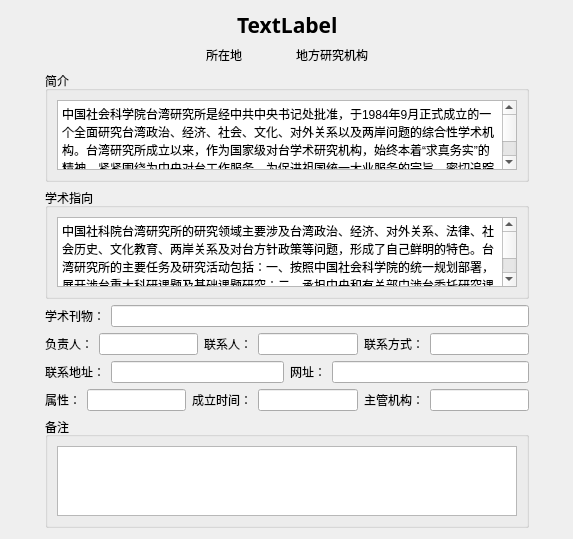
<?xml version="1.0" encoding="UTF-8"?>
<ui version="4.0">
 <class>InstitutionInfoWidget</class>
 <widget class="QWidget" name="InstitutionInfoWidget">
  <property name="geometry">
   <rect>
    <x>0</x>
    <y>0</y>
    <width>573</width>
    <height>491</height>
   </rect>
  </property>
  <property name="windowTitle">
   <string>Form</string>
  </property>
  <layout class="QHBoxLayout" name="horizontalLayout_19">
   <item>
    <spacer name="horizontalSpacer_6">
     <property name="orientation">
      <enum>Qt::Horizontal</enum>
     </property>
     <property name="sizeHint" stdset="0">
      <size>
       <width>61</width>
       <height>20</height>
      </size>
     </property>
    </spacer>
   </item>
   <item>
    <layout class="QVBoxLayout" name="verticalLayout_4" stretch="0,2,8,4">
     <item>
      <spacer name="verticalSpacer">
       <property name="orientation">
        <enum>Qt::Vertical</enum>
       </property>
       <property name="sizeHint" stdset="0">
        <size>
         <width>20</width>
         <height>40</height>
        </size>
       </property>
      </spacer>
     </item>
     <item>
      <layout class="QVBoxLayout" name="verticalLayout" stretch="8,4">
       <item>
        <layout class="QHBoxLayout" name="horizontalLayout_10">
         <item>
          <spacer name="horizontalSpacer_4">
           <property name="orientation">
            <enum>Qt::Horizontal</enum>
           </property>
           <property name="sizeHint" stdset="0">
            <size>
             <width>40</width>
             <height>20</height>
            </size>
           </property>
          </spacer>
         </item>
         <item>
          <widget class="QLabel" name="NameLabel">
           <property name="sizePolicy">
            <sizepolicy hsizetype="Preferred" vsizetype="Preferred">
             <horstretch>0</horstretch>
             <verstretch>0</verstretch>
            </sizepolicy>
           </property>
           <property name="minimumSize">
            <size>
             <width>0</width>
             <height>28</height>
            </size>
           </property>
           <property name="font">
            <font>
             <family>ADMUI3Lg</family>
             <pointsize>16</pointsize>
             <weight>75</weight>
             <italic>false</italic>
             <bold>true</bold>
            </font>
           </property>
           <property name="styleSheet">
            <string notr="true"/>
           </property>
           <property name="text">
            <string>TextLabel</string>
           </property>
          </widget>
         </item>
         <item>
          <spacer name="horizontalSpacer_5">
           <property name="orientation">
            <enum>Qt::Horizontal</enum>
           </property>
           <property name="sizeHint" stdset="0">
            <size>
             <width>40</width>
             <height>20</height>
            </size>
           </property>
          </spacer>
         </item>
        </layout>
       </item>
       <item>
        <layout class="QHBoxLayout" name="horizontalLayout_9">
         <item>
          <spacer name="horizontalSpacer_2">
           <property name="orientation">
            <enum>Qt::Horizontal</enum>
           </property>
           <property name="sizeHint" stdset="0">
            <size>
             <width>40</width>
             <height>20</height>
            </size>
           </property>
          </spacer>
         </item>
         <item>
          <layout class="QHBoxLayout" name="horizontalLayout_8">
           <item>
            <widget class="QLabel" name="LocationLabel">
             <property name="text">
              <string>所在地</string>
             </property>
            </widget>
           </item>
           <item>
            <spacer name="horizontalSpacer">
             <property name="orientation">
              <enum>Qt::Horizontal</enum>
             </property>
             <property name="sizeHint" stdset="0">
              <size>
               <width>40</width>
               <height>20</height>
              </size>
             </property>
            </spacer>
           </item>
           <item>
            <widget class="QLabel" name="TypeLabel">
             <property name="text">
              <string>地方研究机构</string>
             </property>
            </widget>
           </item>
          </layout>
         </item>
         <item>
          <spacer name="horizontalSpacer_3">
           <property name="orientation">
            <enum>Qt::Horizontal</enum>
           </property>
           <property name="sizeHint" stdset="0">
            <size>
             <width>40</width>
             <height>20</height>
            </size>
           </property>
          </spacer>
         </item>
        </layout>
       </item>
      </layout>
     </item>
     <item>
      <layout class="QVBoxLayout" name="verticalLayout_2" stretch="8,5">
       <item>
        <widget class="QGroupBox" name="groupBox">
         <property name="font">
          <font>
           <pointsize>9</pointsize>
           <weight>50</weight>
           <bold>false</bold>
          </font>
         </property>
         <property name="title">
          <string>简介</string>
         </property>
         <layout class="QHBoxLayout" name="horizontalLayout">
          <item>
           <widget class="QTextEdit" name="SummarytextEdit">
            <property name="font">
             <font>
              <pointsize>9</pointsize>
              <weight>50</weight>
              <bold>false</bold>
             </font>
            </property>
            <property name="html">
             <string>&lt;!DOCTYPE HTML PUBLIC &quot;-//W3C//DTD HTML 4.0//EN&quot; &quot;http://www.w3.org/TR/REC-html40/strict.dtd&quot;&gt;
&lt;html&gt;&lt;head&gt;&lt;meta name=&quot;qrichtext&quot; content=&quot;1&quot; /&gt;&lt;style type=&quot;text/css&quot;&gt;
p, li { white-space: pre-wrap; }
&lt;/style&gt;&lt;/head&gt;&lt;body style=&quot; font-family:'SimSun'; font-size:9pt; font-weight:400; font-style:normal;&quot;&gt;
&lt;p style=&quot; margin-top:0px; margin-bottom:0px; margin-left:0px; margin-right:0px; -qt-block-indent:0; text-indent:0px;&quot;&gt;中国社会科学院台湾研究所是经中共中央书记处批准，于1984年9月正式成立的一个全面研究台湾政治、经济、社会、文化、对外关系以及两岸问题的综合性学术机构。台湾研究所成立以来，作为国家级对台学术研究机构，始终本着“求真务实”的精神，紧紧围绕为中央对台工作服务、为促进祖国统一大业服务的宗旨，密切追踪和分析台湾局势及两岸关系出现的新问题、新情况，深入研究和掌握岛内的社情民意，加强对涉台重大现实问题进行“理论性、综合性、基础性、战略性”研究，取得了丰硕成果，成为享誉海内外的对台研究重镇。&lt;/p&gt;&lt;/body&gt;&lt;/html&gt;</string>
            </property>
           </widget>
          </item>
         </layout>
        </widget>
       </item>
       <item>
        <widget class="QGroupBox" name="groupBox_2">
         <property name="font">
          <font>
           <weight>50</weight>
           <bold>false</bold>
          </font>
         </property>
         <property name="title">
          <string>学术指向</string>
         </property>
         <layout class="QHBoxLayout" name="horizontalLayout_2">
          <item>
           <widget class="QTextEdit" name="AcademicPointtextEdit">
            <property name="html">
             <string>&lt;!DOCTYPE HTML PUBLIC &quot;-//W3C//DTD HTML 4.0//EN&quot; &quot;http://www.w3.org/TR/REC-html40/strict.dtd&quot;&gt;
&lt;html&gt;&lt;head&gt;&lt;meta name=&quot;qrichtext&quot; content=&quot;1&quot; /&gt;&lt;style type=&quot;text/css&quot;&gt;
p, li { white-space: pre-wrap; }
&lt;/style&gt;&lt;/head&gt;&lt;body style=&quot; font-family:'SimSun'; font-size:9pt; font-weight:400; font-style:normal;&quot;&gt;
&lt;p style=&quot; margin-top:0px; margin-bottom:0px; margin-left:0px; margin-right:0px; -qt-block-indent:0; text-indent:0px;&quot;&gt;中国社科院台湾研究所的研究领域主要涉及台湾政治、经济、对外关系、法律、社会历史、文化教育、两岸关系及对台方针政策等问题，形成了自己鲜明的特色。台湾研究所的主要任务及研究活动包括：一、按照中国社会科学院的统一规划部署，展开涉台重大科研课题及基础课题研究；二、承担中央和有关部门涉台委托研究课题，提供研究报告和政策咨询服务；三、开展两岸学术交流，举办各类学术研讨会，邀请并接受海内外学者专家来访，派遣研究人员赴台或其他国家、地区从事研究、考察、访问等学术活动；四、建立涉台图书资料和信息网络及对台学术研究资源库；五、参与祖国大陆涉台学术研究专门人才的培养与教育，等等。&lt;/p&gt;&lt;/body&gt;&lt;/html&gt;</string>
            </property>
           </widget>
          </item>
         </layout>
        </widget>
       </item>
      </layout>
     </item>
     <item>
      <layout class="QVBoxLayout" name="verticalLayout_3" stretch="1,1,1,1,2">
       <item>
        <layout class="QHBoxLayout" name="horizontalLayout_3">
         <item>
          <widget class="QLabel" name="label_2">
           <property name="text">
            <string>学术刊物：</string>
           </property>
          </widget>
         </item>
         <item>
          <widget class="QLineEdit" name="AcademicJournalslineEdit"/>
         </item>
        </layout>
       </item>
       <item>
        <layout class="QHBoxLayout" name="horizontalLayout_11">
         <item>
          <layout class="QHBoxLayout" name="horizontalLayout_4">
           <item>
            <widget class="QLabel" name="label_3">
             <property name="text">
              <string>负责人：</string>
             </property>
            </widget>
           </item>
           <item>
            <widget class="QLineEdit" name="LeadingOfficiallineEdit"/>
           </item>
          </layout>
         </item>
         <item>
          <layout class="QHBoxLayout" name="horizontalLayout_6">
           <item>
            <widget class="QLabel" name="label_5">
             <property name="text">
              <string>联系人：</string>
             </property>
            </widget>
           </item>
           <item>
            <widget class="QLineEdit" name="LinkManlineEdit"/>
           </item>
          </layout>
         </item>
         <item>
          <layout class="QHBoxLayout" name="horizontalLayout_7">
           <item>
            <widget class="QLabel" name="label_6">
             <property name="text">
              <string>联系方式：</string>
             </property>
            </widget>
           </item>
           <item>
            <widget class="QLineEdit" name="ContactlineEdit"/>
           </item>
          </layout>
         </item>
        </layout>
       </item>
       <item>
        <layout class="QHBoxLayout" name="horizontalLayout_18">
         <item>
          <layout class="QHBoxLayout" name="horizontalLayout_12">
           <item>
            <widget class="QLabel" name="label">
             <property name="text">
              <string>联系地址：</string>
             </property>
            </widget>
           </item>
           <item>
            <widget class="QLineEdit" name="PostalAddresslineEdit"/>
           </item>
          </layout>
         </item>
         <item>
          <layout class="QHBoxLayout" name="horizontalLayout_13">
           <item>
            <widget class="QLabel" name="label_7">
             <property name="text">
              <string>网址：</string>
             </property>
            </widget>
           </item>
           <item>
            <widget class="QLineEdit" name="WebsitelineEdit"/>
           </item>
          </layout>
         </item>
        </layout>
       </item>
       <item>
        <layout class="QHBoxLayout" name="horizontalLayout_16">
         <item>
          <layout class="QHBoxLayout" name="horizontalLayout_14">
           <item>
            <widget class="QLabel" name="label_8">
             <property name="text">
              <string>属性：</string>
             </property>
            </widget>
           </item>
           <item>
            <widget class="QLineEdit" name="PropertylineEdit"/>
           </item>
          </layout>
         </item>
         <item>
          <layout class="QHBoxLayout" name="horizontalLayout_5">
           <item>
            <widget class="QLabel" name="label_4">
             <property name="text">
              <string>成立时间：</string>
             </property>
            </widget>
           </item>
           <item>
            <widget class="QLineEdit" name="FoundingTimelineEdit"/>
           </item>
          </layout>
         </item>
         <item>
          <layout class="QHBoxLayout" name="horizontalLayout_15">
           <item>
            <widget class="QLabel" name="label_9">
             <property name="text">
              <string>主管机构：</string>
             </property>
            </widget>
           </item>
           <item>
            <widget class="QLineEdit" name="CompetentOrganizationlineEdit"/>
           </item>
          </layout>
         </item>
        </layout>
       </item>
       <item>
        <widget class="QGroupBox" name="groupBox_3">
         <property name="title">
          <string>备注</string>
         </property>
         <layout class="QHBoxLayout" name="horizontalLayout_17">
          <item>
           <widget class="QTextEdit" name="RemarktextEdit"/>
          </item>
         </layout>
        </widget>
       </item>
      </layout>
     </item>
    </layout>
   </item>
   <item>
    <spacer name="horizontalSpacer_7">
     <property name="orientation">
      <enum>Qt::Horizontal</enum>
     </property>
     <property name="sizeHint" stdset="0">
      <size>
       <width>60</width>
       <height>20</height>
      </size>
     </property>
    </spacer>
   </item>
  </layout>
 </widget>
 <resources/>
 <connections/>
</ui>
